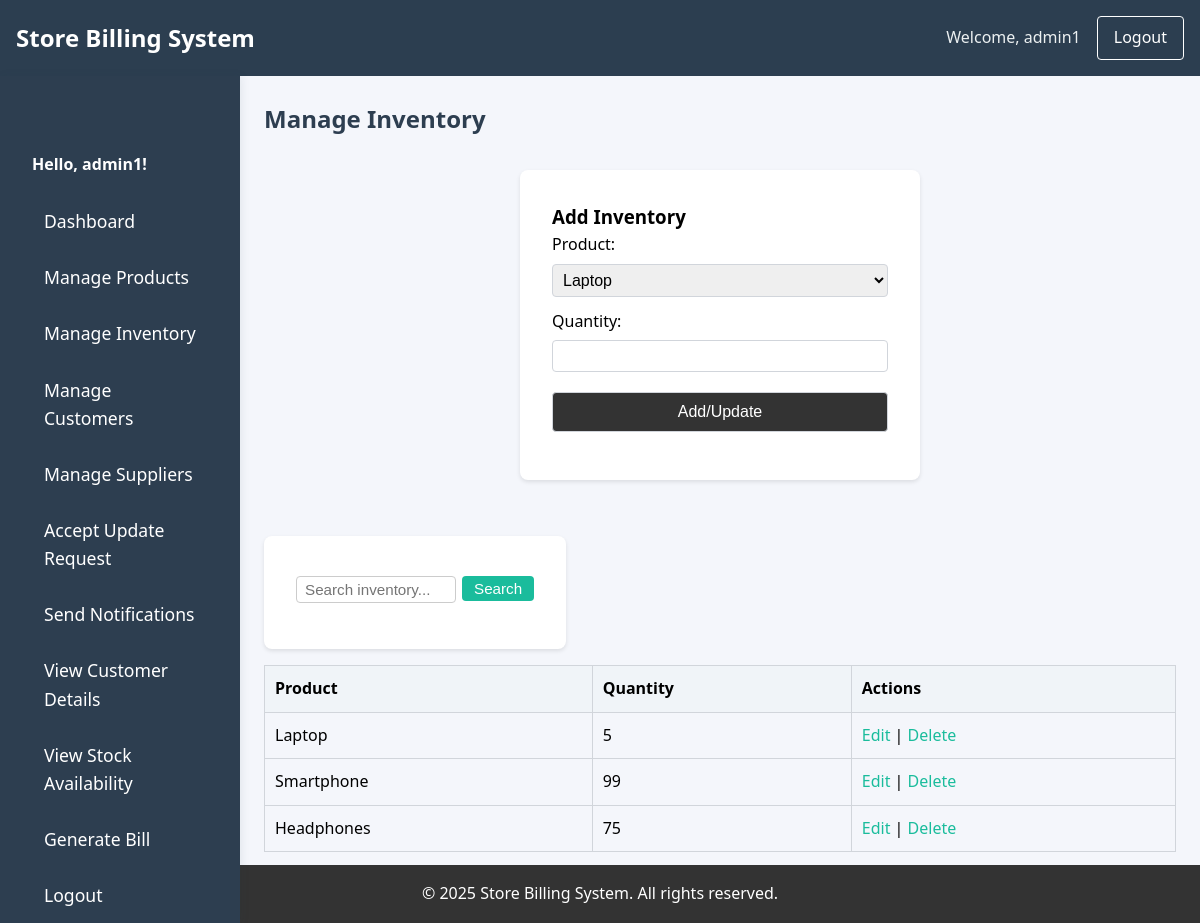
The page /inventory_crud.php (signed in) on the database its author committed.
### tables this page shows
CREATE TABLE `inventory` (
  `id` int(11) NOT NULL,
  `product_id` int(11) NOT NULL,
  `supplier_id` int(11) NOT NULL,
  `quantity` int(11) NOT NULL,
  `purchase_price` decimal(10,2) NOT NULL,
  `purchase_date` date NOT NULL,
  `created_at` timestamp NOT NULL DEFAULT current_timestamp()
);

CREATE TABLE `products` (
  `id` int(11) NOT NULL,
  `name` varchar(100) NOT NULL,
  `description` text DEFAULT NULL,
  `price` decimal(10,2) NOT NULL,
  `stock_quantity` int(11) NOT NULL DEFAULT 0,
  `created_at` timestamp NOT NULL DEFAULT current_timestamp(),
  `supplier_id` int(11) DEFAULT NULL,
  `discount` decimal(10,2) NOT NULL DEFAULT 0.00
);

### inventory_crud.php (the view, shortened to what this page needs)
<?php
include 'db.php';
$search = isset($_GET['search']) ? $conn->real_escape_string($_GET['search']) : '';
$products = $conn->query("SELECT id, name FROM products");
if ($search) {
    $inventory = $conn->query("SELECT i.id, p.name as product_name, i.quantity FROM inventory i JOIN products p ON i.product_id = p.id WHERE p.name LIKE '%$search%'");
} else {
    $inventory = $conn->query("SELECT i.id, p.name as product_name, i.quantity FROM inventory i JOIN products p ON i.product_id = p.id");
}
?>
<?php include 'header.php'; ?>
<!DOCTYPE html>
<html lang="en">
<head>
    <link rel="stylesheet" href="style.css">
</head>
<body>
<div class="layout">
    <?php include 'sidenav.php'; ?>
    <div id="main" class="main">
        <div class="form-container">
            <h2>Manage Inventory</h2>
            <form method="POST" style="margin-bottom:24px;">
                <h3>Add Inventory</h3>
                Product: <select name="product_id" required>
                    <?php $products->data_seek(0); while ($row = $products->fetch_assoc()): ?>
                        <option value="<?php echo $row['id']; ?>"><?php echo htmlspecialchars($row['name']); ?></option>
                    <?php endwhile; ?>
                </select>
                Quantity: <input type="number" name="quantity" required>
                <button type="submit" name="add_inventory">Add/Update</button>
            </form>
            <form method="GET" style="margin-bottom:16px; display:inline-flex; align-items:center; gap:6px;">
                <input type="text" name="search" placeholder="Search inventory..." value="<?php echo isset($_GET['search']) ? htmlspecialchars($_GET['search']) : ''; ?>" style="padding:4px 8px; font-size:0.95em; border-radius:4px; border:1px solid #ccc; width:160px;">
                <button type="submit" style="padding:4px 12px; font-size:0.95em; border-radius:4px; background:#1abc9c; color:#fff; border:none; cursor:pointer;">Search</button>
            </form>
            <table border="1">
                <tr><th>Product</th><th>Quantity</th><th>Actions</th></tr>
                <?php while ($row = $inventory->fetch_assoc()): ?>
                    <tr>
                        <td><?php echo htmlspecialchars($row['product_name']); ?></td>
                        <td><?php echo $row['quantity']; ?></td>
                        <td>
                            <a href="inventory_crud.php?edit=<?php echo $row['id']; ?>">Edit</a> |
                            <a href="inventory_crud.php?delete=<?php echo $row['id']; ?>" onclick="return confirm('Delete this inventory record?');">Delete</a>
                        </td>
                    </tr>
                <?php endwhile; ?>
            </table>
            <a href="dashboard.php">Back to Dashboard</a>
        </div>
    </div>
</div>
<?php include 'footer.php'; ?>
</body>
</html>

### style.css (style rules this page uses)
* { margin: 0; padding: 0; box-sizing: border-box; }
html, body { width: 100vw; min-width: 0; overflow-x: hidden; margin: 0; padding: 0; font-family: 'Segoe UI', Arial, sans-serif; background: #f4f6fb; }
body { line-height: 1.6; min-height: 100vh; }
form { background: white; padding: 2rem; border-radius: 8px; box-shadow: 0 2px 4px rgba(0, 0, 0, 0.1); max-width: 400px; margin: 2rem auto; }
input[type="text"], input[type="password"] { width: 100%; padding: 0.8rem; margin: 0.5rem 0 1rem; border: 1px solid #ddd; border-radius: 4px; }
button { width: 100%; padding: 0.8rem; background-color: #333; color: white; border: none; border-radius: 4px; cursor: pointer; font-size: 1rem; }
a { color: #333; text-decoration: none; }
h2 { color: #2d3e50; margin-bottom: 24px; }
form input, form select, form textarea, button { width: 100%; padding: 10px; margin: 8px 0 16px 0; border: 1px solid #d1d5db; border-radius: 4px; font-size: 1em; }
a { color: #1abc9c; text-decoration: none; }
table { width: 100%; border-collapse: collapse; margin-bottom: 16px; }
th, td { border: 1px solid #d1d5db; padding: 10px; text-align: left; }
th { background: #f0f4f8; }
.main { flex: 1 1 0; width: 100%; margin: 0 !important; padding: 32px 32px 24px 32px; min-width: 0; background: #f4f6fb; display: block; }
.content-container, .dashboard-container, .form-container { width: 100%; max-width: 1300px; margin: 0 auto 0 0; padding: 0; }

### sidenav.php (style rules this page uses)
.main { transition: none !important; padding: 24px; }

### rows shown on the page
inventory: product.name "Laptop", quantity "5"
inventory: product.name "Smartphone", quantity "99"
inventory: product.name "Headphones", quantity "75"

### other values the page prints
$_SESSION['username'] "admin1"
$username "admin1"
form field product_id "Laptop"
